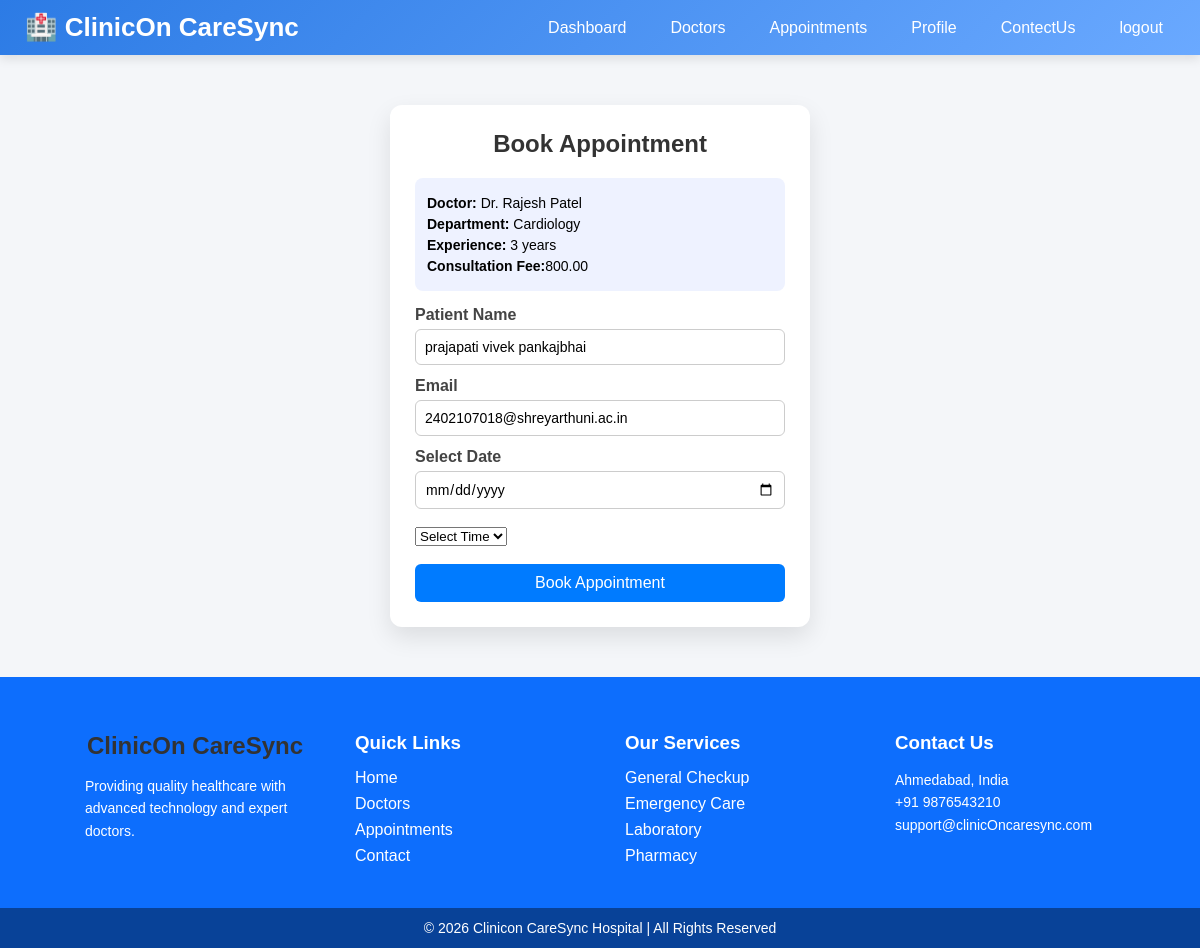
Page /app/book_appointment/19/ (signed in) on the committed database.
### app1/models.py (models this page shows, shortened)
class doctor(models.Model):
    name = models.CharField(max_length=100)
    email = models.EmailField(unique=True)
    password = models.CharField(max_length=100)
    gender = models.CharField(max_length=10)
    phone = models.CharField(max_length=15)
    department = models.CharField(max_length=100)
    qualification = models.CharField(max_length=100)
    experience = models.IntegerField()
    fees = models.DecimalField(max_digits=8, decimal_places=2, null=True, blank=True)
    availability = models.BooleanField(default=True)

class registration(models.Model):
    first_name = models.CharField(max_length=50)
    middle_name = models.CharField(max_length=50, blank=True, null=True)
    last_name = models.CharField(max_length=50)
    email = models.EmailField(max_length=100, unique=True)
    mobile = models.CharField(max_length=10)
    password = models.CharField(max_length=255)
    gender = models.CharField(max_length=10)
    dob = models.DateField()
    age = models.IntegerField()
    marital_status = models.CharField(max_length=15)
    bloodgroup = models.CharField(max_length=5)
    address = models.TextField(max_length=100, blank=True, null=True)
    city = models.CharField(max_length=25)
    pincode = models.CharField(max_length=6)
    photo = models.ImageField(upload_to='profile_images/', blank=True, null=True)

### app1/views.py (the view, shortened to what this page needs)
# urls.py: path('book_appointment/<int:id>/', book_appointment, name='book_appointment'),
def book_appointment(request, id):
    if 'login' not in request.session:
        return redirect('login')
    email = request.session.get('email')
    user = registration.objects.filter(email=email).first()
    if not user:
        return redirect('login')
    doc = get_object_or_404(doctor, id=id)
    if not doc.availability:
        return render(request, 'patient/error.html', {
            'message': 'Doctor is not available'
        })
    today = date.today()
    tomorrow = today + timedelta(days=1)
    return render(request, 'patient/book_appointment.html', {
        'doctor': doc,
        'user': user,
        'today': today,
        'tomorrow': tomorrow,
        'loggin': True
    })

### app1/templates/patient/book_appointment.html (shortened to what this page needs)
{% extends "patient/nav.html" %}
{% block content %}
{% load static %}
<!DOCTYPE html>
<html lang="en">
<head>
    <link rel="stylesheet" href={% static "CSS/patient/book_appointment.css" %}>
</head>
<body>
<div class="container">
    <h2>Book Appointment</h2>
    <div class="doctor-box">
        <p><b>Doctor:</b> {{ doctor.name }}</p>
        <p><b>Department:</b> {{ doctor.department }}</p>
        <p><b>Experience:</b> {{ doctor.experience }} years</p>
        <p><b>Consultation Fee:</b>{{ doctor.fees }}</p>
    </div>
    <form method="POST">
        <label>Patient Name</label>
        <input type="text" value="{{ user.first_name }} {{ user.middle_name }} {{ user.last_name }}" readonly>
        <label>Email</label>
        <input type="email" value="{{ user.email }}" readonly>
        <label>Select Date</label>
        <input type="date" name="date" min="{{ today }}" max="{{ tomorrow }}" required>
    <select name="time" required>
        <option value="">Select Time</option>
    </select>
    <button type="submit">Book Appointment</button>
    </form>
</div>
</body>
</html>
{% endblock %}

### app1/static/CSS/patient/navi.css (style rules this page uses)
* { margin: 0; padding: 0; box-sizing: border-box; font-family: 'Poppins', sans-serif; }

### app1/static/CSS/patient/book_appointment.css (style rules this page uses)
body { background: #f4f6f9; font-family: Arial, sans-serif; }
.container { width: 420px; margin: 50px auto; background: #ffffff; padding: 25px; border-radius: 12px; box-shadow: 0 10px 25px rgba(0,0,0,0.1); }
h2 { text-align: center; margin-bottom: 20px; color: #333; }
.doctor-box { background: #eef2ff; padding: 12px; border-radius: 8px; margin-bottom: 15px; }
.doctor-box p { margin: 5px 0; font-size: 14px; }
label { display: block; margin-top: 12px; font-weight: bold; color: #444; }
input { width: 100%; padding: 9px; margin-top: 5px; border-radius: 6px; border: 1px solid #ccc; font-size: 14px; }
button { width: 100%; margin-top: 18px; padding: 10px; background: #007bff; color: white; border: none; border-radius: 6px; font-size: 16px; cursor: pointer; }

### rows in the picture
doctor: name "Dr. Rajesh Patel", department "Cardiology", experience "3", fees "800.00"
registration: first_name "prajapati vivek pankajbhai", email "2402107018@shreyarthuni.ac.in"
